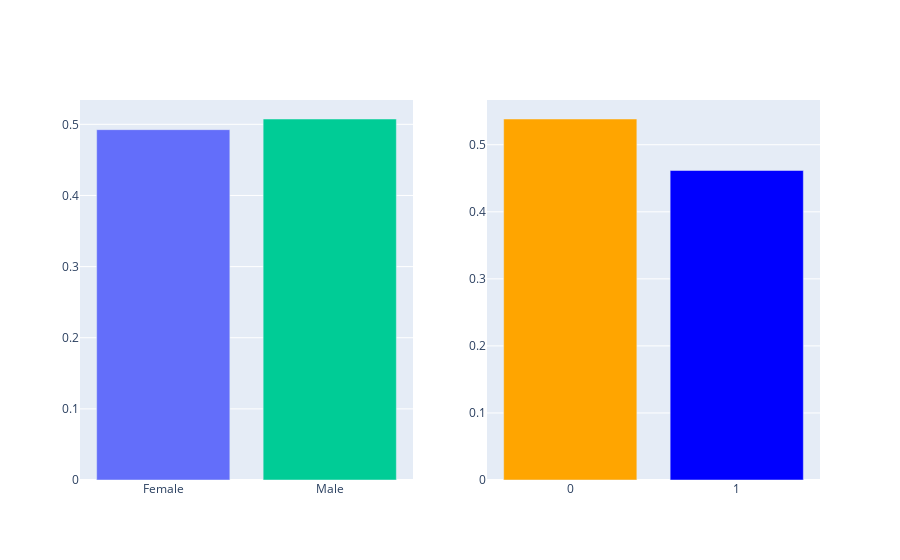
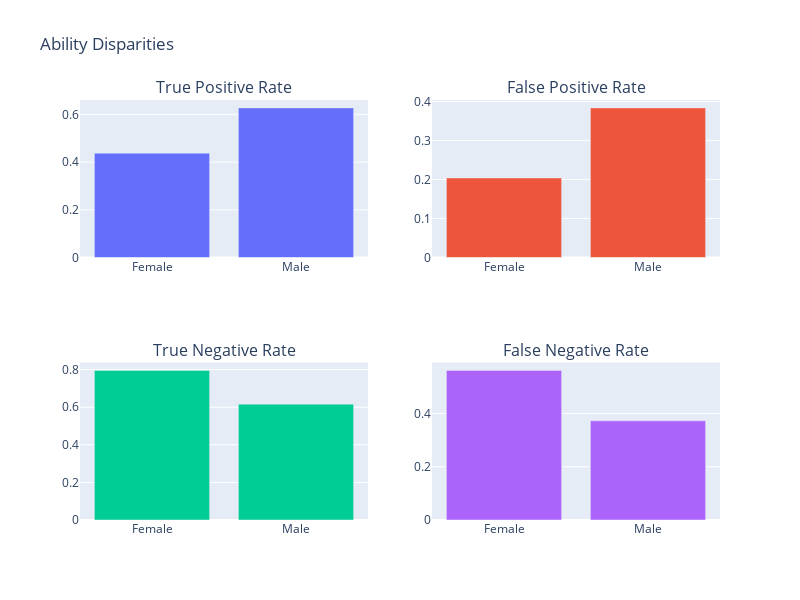
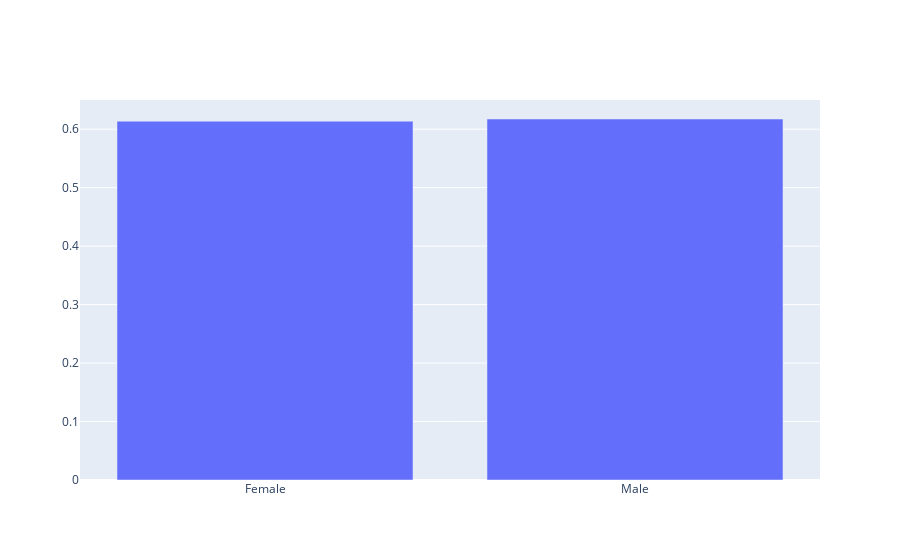

Notebook code for these charts, in order:
### Markdown cell above
# Bias Detection
## Representation of Sensitive Variables

### Code cell
sensitive = 'user_attr' # sensible variable one wants to test for biases
labels = {0: 'Female',1: 'Male'} # 0 - Female and 1 Male
fd.identify_bias(model,X_test,y_test,sensitive,labels)

### Figure 1 — Plotly figure (JSON) as saved in the notebook; plotly's stock layout.template omitted (floating-point values rounded to 4 significant figures)
{"data": [{"showlegend": false, "type": "bar", "x": ["Female"], "xaxis": "x", "y": [0.4925], "yaxis": "y"}, {"marker": {"color": "orange"}, "showlegend": false, "type": "bar", "x": ["0"], "xaxis": "x2", "y": [0.5384], "yaxis": "y2"}, {"showlegend": false, "type": "bar", "x": ["Male"], "xaxis": "x", "y": [0.5075], "yaxis": "y"}, {"marker": {"color": "blue"}, "showlegend": false, "type": "bar", "x": ["1"], "xaxis": "x2", "y": [0.4616], "yaxis": "y2"}], "layout": {"xaxis": {"anchor": "y", "domain": [0, 0.45]}, "xaxis2": {"anchor": "y2", "domain": [0.55, 1]}, "yaxis": {"anchor": "x", "domain": [0, 1]}, "yaxis2": {"anchor": "x2", "domain": [0, 1]}}}

### Figure 2 — Plotly figure (JSON) as saved in the notebook; plotly's stock layout.template omitted (floating-point values rounded to 4 significant figures)
{"data": [{"type": "bar", "x": ["Female", "Male"], "xaxis": "x", "y": [0.4374, 0.6272], "yaxis": "y"}, {"type": "bar", "x": ["Female", "Male"], "xaxis": "x2", "y": [0.2039, 0.3837], "yaxis": "y2"}, {"type": "bar", "x": ["Female", "Male"], "xaxis": "x3", "y": [0.7961, 0.6163], "yaxis": "y3"}, {"type": "bar", "x": ["Female", "Male"], "xaxis": "x4", "y": [0.5626, 0.3728], "yaxis": "y4"}], "layout": {"annotations": [{"font": {"size": 16}, "showarrow": false, "text": "True Positive Rate", "x": 0.225, "xanchor": "center", "xref": "paper", "y": 1, "yanchor": "bottom", "yref": "paper"}, {"font": {"size": 16}, "showarrow": false, "text": "False Positive Rate", "x": 0.775, "xanchor": "center", "xref": "paper", "y": 1, "yanchor": "bottom", "yref": "paper"}, {"font": {"size": 16}, "showarrow": false, "text": "True Negative Rate", "x": 0.225, "xanchor": "center", "xref": "paper", "y": 0.375, "yanchor": "bottom", "yref": "paper"}, {"font": {"size": 16}, "showarrow": false, "text": "False Negative Rate", "x": 0.775, "xanchor": "center", "xref": "paper", "y": 0.375, "yanchor": "bottom", "yref": "paper"}], "height": 600, "showlegend": false, "title": {"text": "Ability Disparities"}, "width": 800, "xaxis": {"anchor": "y", "domain": [0, 0.45]}, "xaxis2": {"anchor": "y2", "domain": [0.55, 1]}, "xaxis3": {"anchor": "y3", "domain": [0, 0.45]}, "xaxis4": {"anchor": "y4", "domain": [0.55, 1]}, "yaxis": {"anchor": "x", "domain": [0.625, 1]}, "yaxis2": {"anchor": "x2", "domain": [0.625, 1]}, "yaxis3": {"anchor": "x3", "domain": [0, 0.375]}, "yaxis4": {"anchor": "x4", "domain": [0, 0.375]}}}

### Figure 3 — Plotly figure (JSON) as saved in the notebook; plotly's stock layout.template omitted (floating-point values rounded to 4 significant figures)
{"data": [{"type": "bar", "x": ["Female", "Male"], "y": [0.6136, 0.6174]}], "layout": {}}
